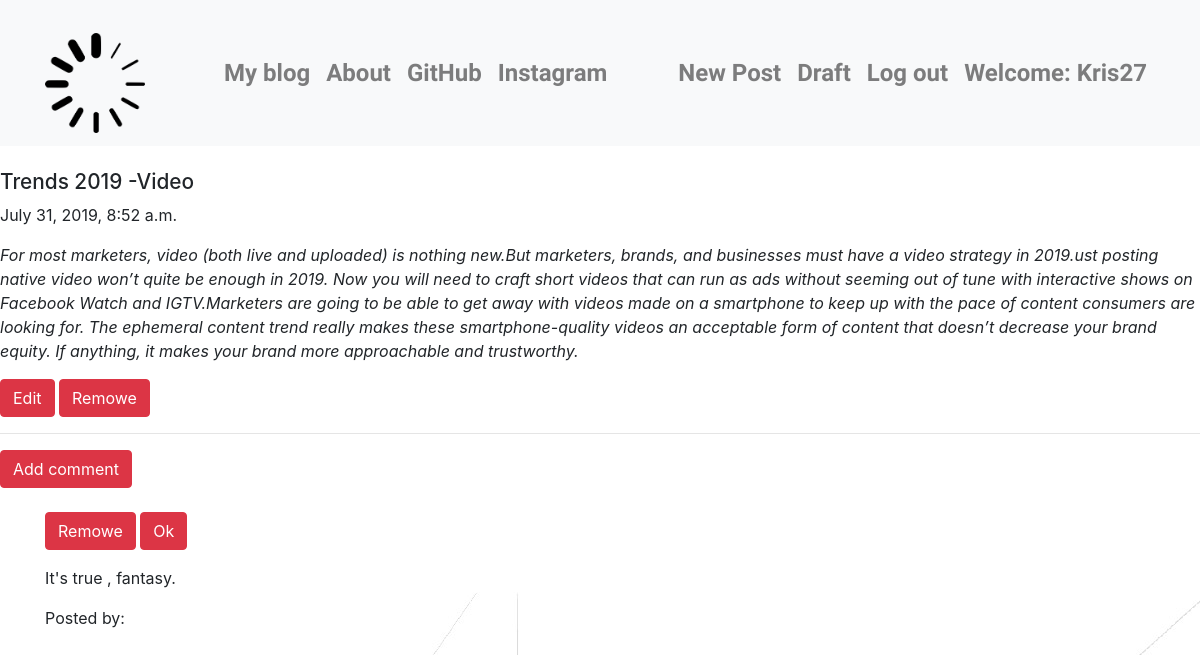
Screenshot of /post/6 (signed in) with the database file from the repository.
### blog_app/models.py (models this page shows, shortened)
class Post(models.Model):
    author=models.ForeignKey('auth.User',on_delete=models.DO_NOTHING,)
    title=models.CharField(max_length=200)
    text=models.TextField()
    created_date=models.DateTimeField(default=timezone.now)
    published_date=models.DateTimeField(blank=True,null=True)

class Comment(models.Model):
    post=models.ForeignKey('blog_app.Post',related_name='comments',on_delete=models.DO_NOTHING,)
    autor=models.CharField(max_length=200)
    text=models.TextField()
    create_date=models.DateTimeField(default=timezone.now)
    approved_comments=models.BooleanField(default=False)

### blog_app/views.py (the view)
# urls.py: re_path(r'^post/(?P<pk>\d+)$',views.PostDetailView.as_view(),name='post_detail'),
class PostDetailView(DetailView):
    model=Post

### blog_app/templates/blog_app/post_detail.html (shortened to what this page needs)
{% extends 'blog_app/base.html' %}
{% block content %}
    <h1 class='posttitle loader'>{{ post.title }}</h1>
    {% if post.published_date %}
      <div class="date postdate">
          {{ post.published_date }}
      </div>
    {% else %}
     <a class="btn btn-danger" href="{% url 'post_publish' pk=post.pk %}">Publish</a>
     {% endif %}
    <p class='postcontent'>{{ post.text|safe|linebreaksbr }}</p>
  {% if user.is_authenticated %}
     <a class="btn btn-danger" href="{% url 'post_edit' pk=post.pk %}">Edit</a>
     <a class="btn btn-danger" href="{% url 'post_remove' pk=post.pk %}">Remowe</a>
  {% endif %}
<hr>
<a class="btn btn-danger btn-comment" href="{% url 'add_comment_to_post' pk=post.pk %}">Add comment</a>
<div class="container">
    {% for comment in post.comments.all %}
    <br>
     {% if user.is_authenticated or comment.approved_comment %}
          {% if not comment.approved_comment %}
         <a class="btn btn-danger" href="{% url 'comment_remove' pk=comment.pk %}">Remowe</a>
            <a class="btn btn-danger" href="{% url 'comment_approve' pk=comment.pk %}">Ok</a>
        {% endif %}
        <p>{{ comment.text|safe|linebreaksbr }}</p>
        <p>Posted by: <strong>{{ comment.author }}</strong></p>
     {% endif %}
 {% empty %}
     <p>Not comments</p>
    {% endfor %}
 </div>
{% endblock %}

### blog_app/templates/blog_app/base.html (shortened to what this page needs)
<!DOCTYPE html>
{% load staticfiles %}
<html lang="en" dir="ltr">
    <head>
<link rel="stylesheet" href="https://stackpath.bootstrapcdn.com/bootstrap/4.3.1/css/bootstrap.min.css">
<link rel="stylesheet" href="//cdn.jsdelivr.net/npm/medium-editor@5.23.2/dist/css/medium-editor.min.css" type="text/css" media="screen" charset="utf-8">
<link rel="stylesheet" href="{% static 'css/blog.css' %}">
</head>
<body class="loader">
  <nav class="navbar navbar-expand-sm bg-light navbar-light fontst">
      <div class="container">
          <a class="navbar-brand" href="#"><img src="{% static 'images/smm.png' %}" alt="logo" style="width:100px;height:100px;"></a>
        <ul class=" navbar-nav">
            <li class="nav-item"><a class="nav-link" href="{% url 'post_list' %}"><strong>My blog</strong></a></li>
            <li class="nav-item"><a class="nav-link" href="{% url 'about' %}"><strong>About</strong></a></li>
            <li class="nav-item"><a class="nav-link" href="https://github.com/Irodenko279/"><strong>GitHub</strong></a></li>
            <li class="nav-item"><a class="nav-link" href="https://www.instagram.com/k_irodenko/"><strong>Instagram</strong></a></li>
        </ul>
        <ul class="navbar-nav">
            {% if user.is_authenticated %}
            <li class="nav-item">
                <a class="nav-link" href="{% url 'post_new' %}"><strong>New Post</strong></a></li>
            <li class="nav-item">
                <a class="nav-link" href="{% url 'post_draft_list' %}"> <strong>Draft</strong></a>
            </li>
            <li class="nav-item">
                <a class="nav-link" href="{% url 'logout' %}"><strong>Log out</strong></a>
            </li>
            <li class="nav-item">
                <a class="nav-link"><strong>Welcome: {{ user.username }}</strong> </a>
            </li>
            {% else %}
            <li><a class='nav navbar-nav' href="{% url 'login' %}"> <button  class='btn btn-danger' type="button" name="LOGIN"><strong>LOGIN</strong></button></a></li>
            {% endif %}
        </ul>
    </div>
</nav>
<br>
{% block content %}
{% endblock %}
</body>
</html>

### blog_app/static/css/blog.css (style rules this page uses)
h1 { font-size: 1.3em; }
a { color:#800a08; }
.fontst { font-size: 1.5em; font-family: 'Darker Grotesque', sans-serif; font-family: 'Farro', sans-serif; color:black; }
img { margin:auto; margin-top: 20px; }
body { display: block; margin-left: 10; margin-right: 10; background : url("/static/images/bg5.jpg" ) ; }

### rows the page displays
Post: title "Trends 2019 -Video", published_date "July 31, 2019, 8:52 a.m.", text "For most marketers, video (both live and uploaded) is nothing new.But marketers, brands, and businesses must have a video strategy in 2019.ust posting native video won’t quite be enough in 2019. Now you will need to craft short videos that can run as ads without seeming out of tune with interactive shows on Facebook Watch and IGTV.Marketers are going to be able to get away with videos made on a smartphone to keep up with the pace of content consumers are looking for. The ephemeral content trend really makes these smartphone-quality videos an acceptable form of content that doesn’t decrease your brand equity. If anything, it makes your brand more approachable and trustworthy."
Comment: text "It's true , fantasy."

### other values shown
{{ user.username }} "Kris27"
